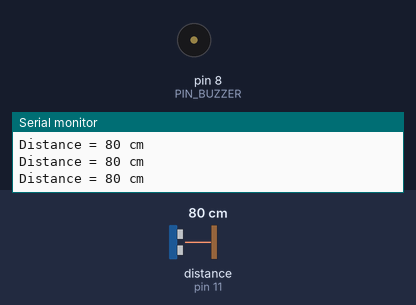
A sketch run on a simulated Arduino Uno, built with avr-gcc and run on an emulated ATmega328P. Parts: buzzer (waves = sounding), the last lines printed to the serial monitor. Wiring (inferred from the names in the program): ultrasonic range finder: trigger pin 12; echo pin 11. Inputs (shaded band) come from the test bench; at power-on: distance to the obstacle (sensor on pin 11) 80 cm. The echo pulse lasts 58.3 µs per cm.

Above: at 1.2 s.
1.3 s: distance to the obstacle (sensor on pin 11) set to 2 cm
At 1.7 s:
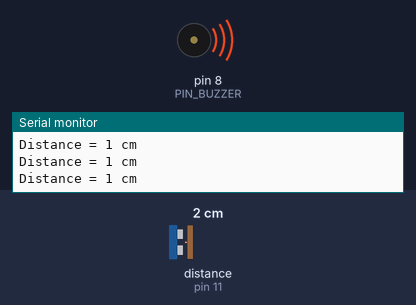
2.8 s: distance to the obstacle (sensor on pin 11) set to 4 cm
At 3.5 s:
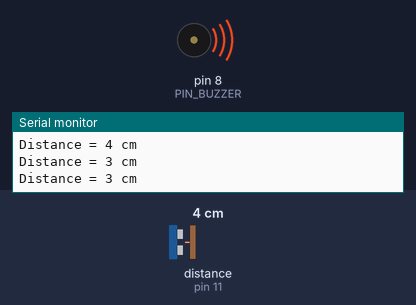
Timing chart, 0 to 10.3 s (numbered marks = the images above; inputs shaded):
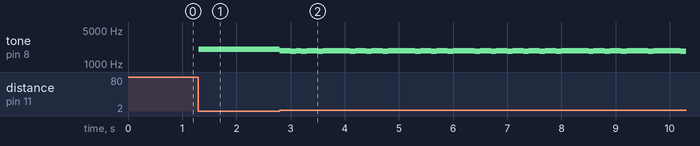

Measured:
- after the input at 1.3 s, tone on pin 8 (PIN_BUZZER): silent → 2000 Hz at once
- after the input at 2.8 s, tone on pin 8 (PIN_BUZZER): plays 1875 Hz for 0.20 s, 1813 Hz for 0.10 s, 1875 Hz for 0.10 s, 1813 Hz for 0.10 s, 1875 Hz for 0.20 s, 1813 Hz for 0.10 s … (40 notes in this stretch), starting at once

The sketch:

supersonic.ino
```cpp
// ===== ピン定義 =====
const int PIN_TRIG   = 12;
const int PIN_ECHO   = 11;
const int PIN_BUZZER = 8;

// ===== 設定値 =====
const int THRESHOLD_CM = 30;
const int MIN_FREQ     = 200;
const int MAX_FREQ     = 2000;

// ===== タイマー =====
const unsigned long SENSOR_INTERVAL = 100;
unsigned long lastMillis_Sensor = 0;

// ===== 状態 =====
int currentState = 0;   // 0:待機, 1:警告

// ===== センサー値 =====
long distance = 0;
int freq = 0;
bool sensorOK = false;

void setup() {
  pinMode(PIN_TRIG, OUTPUT);
  pinMode(PIN_ECHO, INPUT);
  pinMode(PIN_BUZZER, OUTPUT);

  Serial.begin(9600);

  digitalWrite(PIN_TRIG, LOW);
  noTone(PIN_BUZZER);
}

void loop() {
  unsigned long now = millis();

  if (now - lastMillis_Sensor >= SENSOR_INTERVAL) {
    lastMillis_Sensor = now;

    distance = readSensor();
    showDistance(distance);

    if (distance > 0 && distance <= THRESHOLD_CM) {
      currentState = 1;
    } else {
      currentState = 0;
      stopBuzzer();
    }
  }

  switch (currentState) {
    case 0:
      // 待機中
      stopBuzzer();
      break;

    case 1:
      // 警告中
      playToneByDistance(distance);
      break;

    default:
      stopBuzzer();
      currentState = 0;
      break;
  }
}

long readSensor() {
  digitalWrite(PIN_TRIG, LOW);
  delayMicroseconds(2);
  digitalWrite(PIN_TRIG, HIGH);
  delayMicroseconds(10);
  digitalWrite(PIN_TRIG, LOW);

  unsigned long duration = pulseIn(PIN_ECHO, HIGH, 30000);

  if (duration == 0) {
    sensorOK = false;
    return 0;
  }

  long cm = duration / 58;
  sensorOK = true;
  return cm;
}

void showDistance(long cm) {
  Serial.print("Distance = ");
  Serial.print(cm);
  Serial.println(" cm");
}

int calcFrequency(long cm) {
  if (cm <= 0 || cm > THRESHOLD_CM) {
    return 0;
  }

  // 近いほど高音になるように変換
  int f = map(cm, THRESHOLD_CM, 1, MIN_FREQ, MAX_FREQ);
  f = constrain(f, MIN_FREQ, MAX_FREQ);
  return f;
}

void playToneByDistance(long cm) {
  if (!sensorOK) {
    stopBuzzer();
    return;
  }

  int f = calcFrequency(cm);
  if (f == 0) {
    stopBuzzer();
    return;
  }

  tone(PIN_BUZZER, f);
  freq = f;
}

void stopBuzzer() {
  noTone(PIN_BUZZER);
  freq = 0;
}
```
